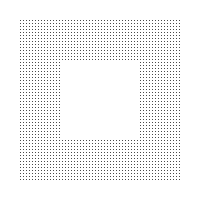
Frame 1 (no input)
Frame 60 (the mouse pressed at the canvas centre just before this capture): identical to frame 1, image omitted
Frame 120 (the mouse held since frame 60 and released just before this capture): identical to frame 1, image omitted

The Processing sketch that drew this single still picture (run headless with seeded random() and noise(); from frame 60 on, the mouse is pressed at the canvas centre):

// Processing sketch: processing_15010
// ── processing_15010.pde

   void setup(){
size(200,200);
background(255);  
}

void draw(){
  strokeWeight(1);
for(int x=20; x<180; x=x+3){
for(int y=20; y<180; y=y+3){
point(x,y);
}
}
noStroke();
rect(60,60,80,80);


}
